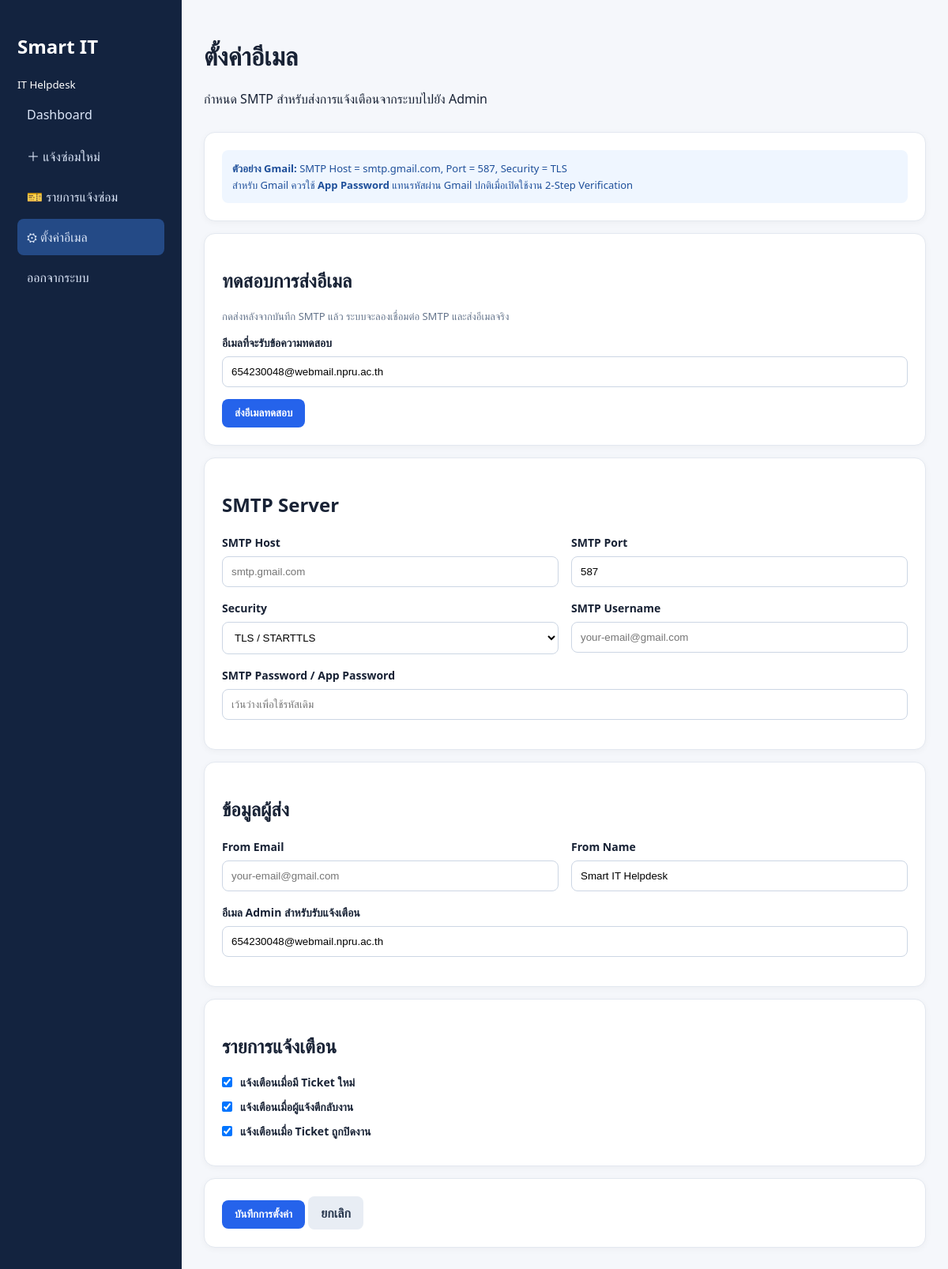
The page /admin_settings.php (signed in) on the database its author committed.
### tables this page shows
CREATE TABLE email_settings (
  id INT PRIMARY KEY DEFAULT 1,
  smtp_host VARCHAR(190) NOT NULL DEFAULT '',
  smtp_port INT NOT NULL DEFAULT 587,
  smtp_secure ENUM('tls','ssl','none') NOT NULL DEFAULT 'tls',
  smtp_username VARCHAR(190) NOT NULL DEFAULT '',
  smtp_password VARCHAR(255) NOT NULL DEFAULT '',
  from_email VARCHAR(190) NOT NULL DEFAULT '',
  from_name VARCHAR(190) NOT NULL DEFAULT 'Smart IT Helpdesk',
  admin_email VARCHAR(190) NOT NULL DEFAULT '',
  notify_new_ticket TINYINT(1) NOT NULL DEFAULT 1,
  notify_rejected TINYINT(1) NOT NULL DEFAULT 1,
  notify_closed TINYINT(1) NOT NULL DEFAULT 1,
  updated_at TIMESTAMP DEFAULT CURRENT_TIMESTAMP ON UPDATE CURRENT_TIMESTAMP
);

### admin_settings.php (the view, shortened to what this page needs)
<?php
require_once __DIR__.'/config/db.php';
function h($x){ return htmlspecialchars($x ?? '', ENT_QUOTES, 'UTF-8'); }
$settings=$pdo->query("SELECT * FROM email_settings WHERE id=1")->fetch();
?>
<!doctype html>
<html lang="th">
<head>
</head>
<body>
<aside class="side"><h2>Smart IT</h2><small>IT Helpdesk</small><a href="index.php">Dashboard</a><a href="index.php?create=1">＋ แจ้งซ่อมใหม่</a><a href="index.php?tickets=1">🎫 รายการแจ้งซ่อม</a><a class="active" href="admin_settings.php">⚙ ตั้งค่าอีเมล</a><a href="index.php?logout=1">ออกจากระบบ</a></aside>
<main class="main">
<div class="top"><div><h1>ตั้งค่าอีเมล</h1><p>กำหนด SMTP สำหรับส่งการแจ้งเตือนจากระบบไปยัง Admin</p></div></div>
<div class="card"><div class="notice"><b>ตัวอย่าง Gmail:</b> SMTP Host = smtp.gmail.com, Port = 587, Security = TLS<br>สำหรับ Gmail ควรใช้ <b>App Password</b> แทนรหัสผ่าน Gmail ปกติเมื่อเปิดใช้งาน 2-Step Verification</div></div>
<form method="post"><div class="card"><h2>ทดสอบการส่งอีเมล</h2><p style="font-size:13px;color:#64748b">กดส่งหลังจากบันทึก SMTP แล้ว ระบบจะลองเชื่อมต่อ SMTP และส่งอีเมลจริง</p><label>อีเมลที่จะรับข้อความทดสอบ</label><input name="test_recipient" type="email" required placeholder="อีเมลที่จะรับข้อความทดสอบ" value="<?=h($settings['admin_email'] ?: '654230048@webmail.npru.ac.th')?>"><button class="btn" type="submit" name="test_email" value="1">ส่งอีเมลทดสอบ</button></div></form>
<form method="post">
<div class="card"><h2>SMTP Server</h2>
<div class="two"><div><label>SMTP Host</label><input name="smtp_host" value="<?=h($settings['smtp_host'])?>" placeholder="smtp.gmail.com"></div><div><label>SMTP Port</label><input name="smtp_port" type="number" value="<?=h($settings['smtp_port'])?>" min="1" max="65535"></div></div>
<div class="two"><div><label>Security</label><select name="smtp_secure"><option value="tls" <?=$settings['smtp_secure']==='tls'?'selected':''?>>TLS / STARTTLS</option></select></div><div><label>SMTP Username</label><input name="smtp_username" value="<?=h($settings['smtp_username'])?>" placeholder="your-email@gmail.com"></div></div>
<label>SMTP Password / App Password</label><input name="smtp_password" type="password" placeholder="เว้นว่างเพื่อใช้รหัสเดิม">
</div>
<div class="card"><h2>ข้อมูลผู้ส่ง</h2><div class="two"><div><label>From Email</label><input name="from_email" type="email" value="<?=h($settings['from_email'])?>" placeholder="your-email@gmail.com"></div><div><label>From Name</label><input name="from_name" value="<?=h($settings['from_name'])?>"></div></div><label>อีเมล Admin สำหรับรับแจ้งเตือน</label><input name="admin_email" type="email" value="<?=h($settings['admin_email'] ?: '654230048@webmail.npru.ac.th')?>" placeholder="654230048@webmail.npru.ac.th"></div>
<div class="card"><h2>รายการแจ้งเตือน</h2><label class="check"><input type="checkbox" name="notify_new_ticket" <?=$settings['notify_new_ticket']?'checked':''?>> แจ้งเตือนเมื่อมี Ticket ใหม่</label><label class="check"><input type="checkbox" name="notify_rejected" <?=$settings['notify_rejected']?'checked':''?>> แจ้งเตือนเมื่อผู้แจ้งตีกลับงาน</label><label class="check"><input type="checkbox" name="notify_closed" <?=$settings['notify_closed']?'checked':''?>> แจ้งเตือนเมื่อ Ticket ถูกปิดงาน</label></div>
<div class="card"><button class="btn" name="save_email">บันทึกการตั้งค่า</button> <a class="btn gray" href="index.php">ยกเลิก</a></div>
</form>
</main></body></html>

### admin_settings.php (style rules this page uses)
* { box-sizing:border-box }
body { margin:0;font-family:Segoe UI,Arial,sans-serif;background:#f5f7fb;color:#182235 }
.side { position:fixed;width:230px;height:100%;background:#13233f;color:white;padding:22px }
.side a { display:block;color:#dce6f8;text-decoration:none;padding:12px;border-radius:8px;margin:5px 0 }
.side a:hover,.side a.active { background:#244a86 }
.main { margin-left:230px;padding:28px;max-width:1000px }
.top { display:flex;justify-content:space-between;align-items:center }
.card { background:#fff;padding:22px;border:1px solid #e3e8f0;border-radius:14px;margin:15px 0;box-shadow:0 2px 8px #0000000a }
.two { display:grid;grid-template-columns:1fr 1fr;gap:16px }
label { font-weight:600;font-size:14px }
input,select { width:100%;padding:11px;border:1px solid #ccd6e4;border-radius:8px;margin:7px 0 15px;background:#fff }
.btn { display:inline-block;padding:10px 16px;background:#2563eb;color:#fff;border:0;border-radius:8px;font-weight:bold;text-decoration:none }
.gray { background:#e8edf4;color:#27364d }
.notice { background:#eff6ff;color:#1e4f9a;padding:13px;border-radius:8px;font-size:13px;line-height:1.6 }
.check { display:flex;gap:10px;align-items:center;margin:12px 0 }
.check input { width:auto;margin:0 }

### rows shown on the page
email_settings: test_recipient "654230048@webmail.npru.ac.th", smtp_port "587", smtp_secure "TLS / STARTTLS", from_name "Smart IT Helpdesk", admin_email "654230048@webmail.npru.ac.th", notify_new_ticket "☑", notify_rejected "☑", notify_closed "☑"
